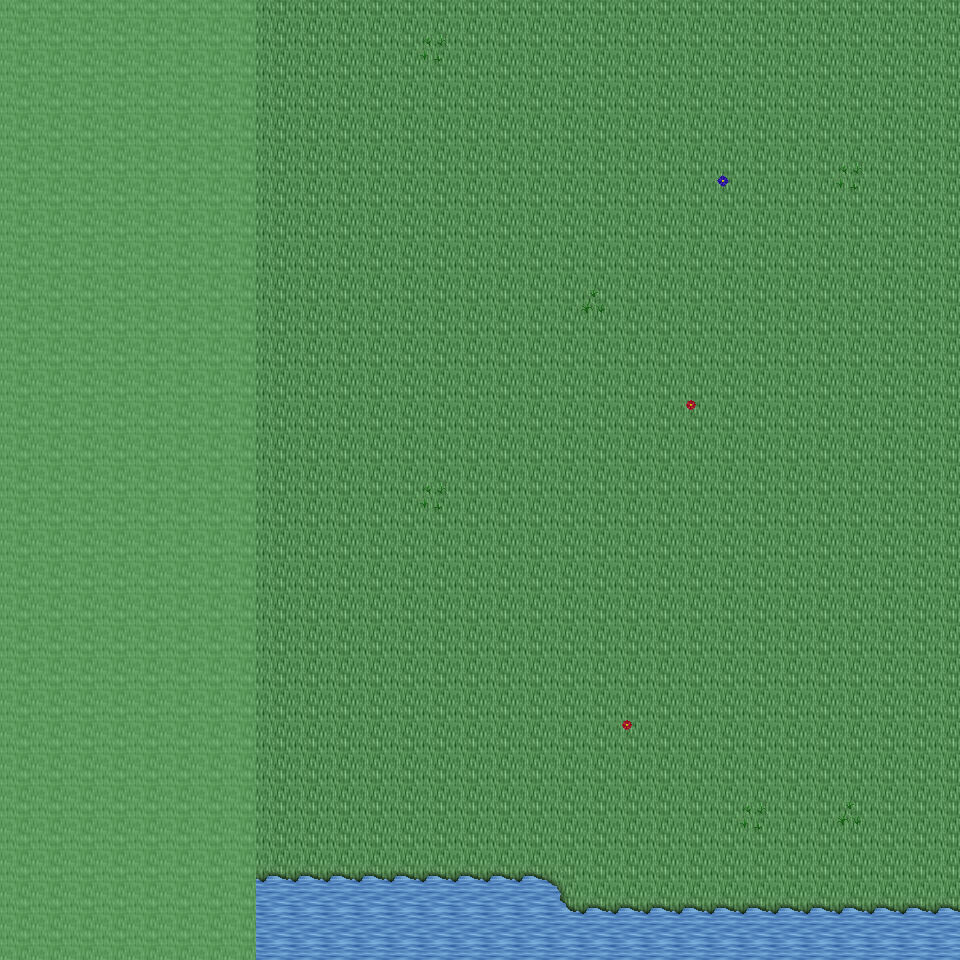

A 2D game scene composited from a Tiled map and its tileset images. What follows is a short description and the map's XML, with each tile layer's data collapsed to a summary:
An orthogonal 30x30 tile map with 32x32 px tiles, 6 tile layers (Ground, Object, Object2, Above, ...), 10 tilesets and 1 object (mapExit).

<map version="1.0" orientation="orthogonal" renderorder="right-down" width="30" height="30" tilewidth="32" tileheight="32" nextobjectid="2">
  <tileset firstgid="1" name="tileset_ground_ground" tilewidth="32" tileheight="32" tilecount="33" columns="3">
    <image source="../drawable/tileset_ground_ground.png" width="96" height="352" />
  </tileset>
  <tileset firstgid="34" name="tileset_ground_grass_edges" tilewidth="32" tileheight="32" tilecount="36" columns="12">
    <image source="../drawable/tileset_ground_grass_edges.png" width="384" height="96" />
  </tileset>
  <tileset firstgid="70" name="tileset_ground_water_pool" tilewidth="32" tileheight="32" tilecount="72" columns="3">
    <image source="../drawable/tileset_ground_water_pool.png" width="96" height="768" />
  </tileset>
  <tileset firstgid="142" name="tileset_ground_grass_corners" tilewidth="32" tileheight="32" tilecount="24" columns="6">
    <image source="../drawable/tileset_ground_grass_corners.png" width="192" height="128" />
  </tileset>
  <tileset firstgid="166" name="tileset_plant_grasses" tilewidth="32" tileheight="32" tilecount="6" columns="3">
    <image source="../drawable/tileset_plant_grasses.png" width="96" height="64" />
  </tileset>
  <tileset firstgid="172" name="tileset_plant_flower_daisy_red" tilewidth="32" tileheight="32" tilecount="8" columns="2">
    <image source="../drawable/tileset_plant_flower_daisy_red.png" width="64" height="128" />
  </tileset>
  <tileset firstgid="180" name="tileset_plant_flower_daisy_blue" tilewidth="32" tileheight="32" tilecount="8" columns="2">
    <image source="../drawable/tileset_plant_flower_daisy_blue.png" width="64" height="128" />
  </tileset>
  <tileset firstgid="188" name="tileset_item_corpse_huge_animal" tilewidth="32" tileheight="32" tilecount="16" columns="2">
    <image source="../drawable/tileset_item_corpse_huge_animal.png" width="64" height="256" />
  </tileset>
  <tileset firstgid="204" name="tileset_logic_collision" tilewidth="32" tileheight="32" tilecount="1" columns="1">
    <image source="../drawable/tileset_logic_collision.png" width="32" height="32" />
  </tileset>
  <tileset firstgid="205" name="tileset_ground_water_pool_deep" tilewidth="32" tileheight="32" tilecount="72" columns="3">
    <image source="../drawable/tileset_ground_water_pool_deep.png" width="96" height="768" />
  </tileset>
  <layer name="Ground" width="30" height="30">
    <data>[900 cells, 900 non-empty, 6 distinct tile ids]</data>
  </layer>
  <layer name="Object" width="30" height="30">
    <data>[900 cells, 23 non-empty, 3 distinct tile ids]</data>
  </layer>
  <layer name="Object2" width="30" height="30">
    <data>[900 cells, 9 non-empty, 4 distinct tile ids]</data>
  </layer>
  <layer name="Above" width="30" height="30">
    <data>[900 cells, 0 non-empty, 0 distinct tile ids]</data>
  </layer>
  <layer name="Above2" width="30" height="30">
    <data>[900 cells, 0 non-empty, 0 distinct tile ids]</data>
  </layer>
  <layer name="Walkable" width="30" height="30">
    <data>[900 cells, 240 non-empty, 1 distinct tile ids]</data>
  </layer>
  <objectgroup name="MapEvents">
    <object id="1" name="south" type="mapExit" x="256" y="928" width="704" height="32">
      <properties>
        <property name="map" value="level_0_x242_y77" />
        <property name="x" value="8" />
        <property name="y" value="1" />
      </properties>
    </object>
  </objectgroup>
</map>
